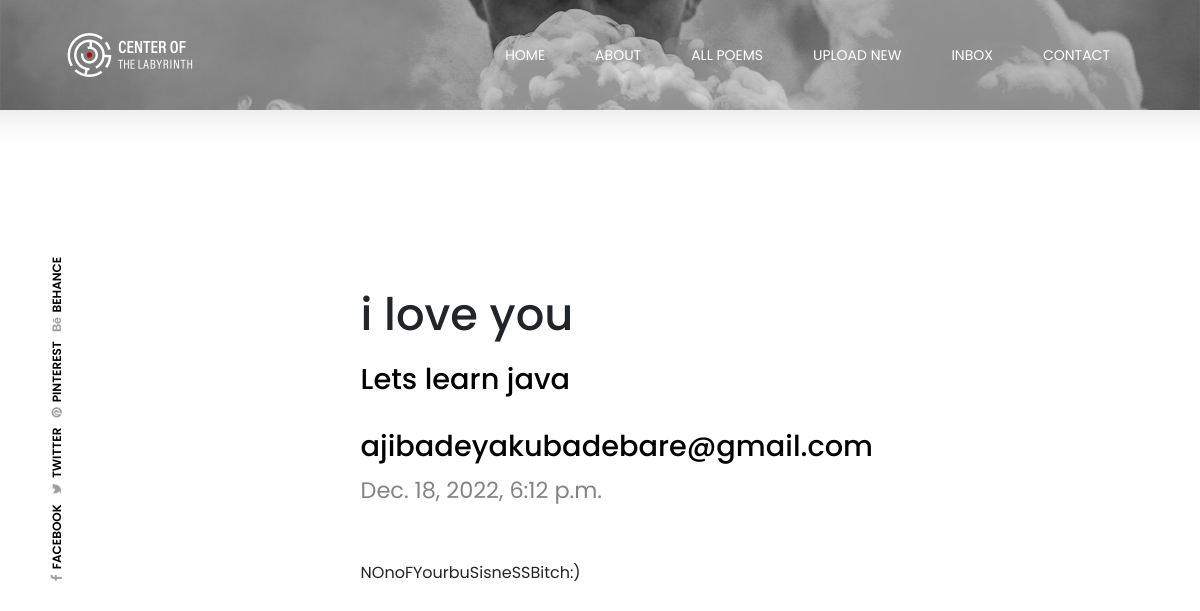
The page /messages/823356db7ca440cfaf47283ad473bd7d on the database its author committed.
### base/models.py (models this page shows, shortened)
class Message(models.Model):
    name = models.CharField(max_length=200)
    subject = models.CharField(max_length=500)
    email = models.CharField(max_length=500)
    body = models.TextField()
    created = models.DateTimeField(auto_now_add=True)
    is_read = models.BooleanField(default=False)
    id = models.UUIDField(default=uuid.uuid4, primary_key = True, unique = True, editable=False)
    class Meta:
        ordering = ['is_read', 'created']

### base/views.py (the view)
# urls.py: path('messages/<str:pk>', views.messagers, name="messages"),
def messagers(request, pk):
    singlemessage = Message.objects.get(id=pk)
    if singlemessage.is_read == False:
        singlemessage.is_read = True
        singlemessage.save()
    page = 'messengers'
    context = {'singlemessage': singlemessage}
    return render(request, 'base/message.html', context)

### base/templates/base/message.html (shortened to what this page needs)
{% extends 'main.html' %}
{% load static %}
{% block content %}
  <section class="contact-area section_padding_100 mt-100">
    <div class="container">
      <div class="row justify-content-center">
        <main class="messagePage my-xl">
          <div class="content-box">
            <div class="message">
              <h2 class="message__subject">{{singlemessage.subject}}</h4>
                <a href="profile.html" class="message__author">{{singlemessage.name}}</a><br>
                <a href="profile.html" class="message__author">{{singlemessage.email}}</a>
                <p class="message__date">{{singlemessage.created}}</p>
                <div class="message__body">{{singlemessage.body}}</div>
            </div>
          </div>
        </main>
      </div>
    </div>
  </section>
  {% endblock content %}

### static/css/core-style.css (style rules this page uses)
* { margin: 0; padding: 0; }
body { font-family: 'Poppins', sans-serif; font-weight: 400; overflow-x: hidden; }
h1, h2, h3, h4, h5, h6 { color: #1d1d1d; line-height: 1.2; font-family: 'Poppins', sans-serif; font-weight: 500; }
p { color: #838383; font-size: 15px; line-height: 2; font-family: 'Poppins', sans-serif; font-weight: 400; }
a, a:hover, a:focus { -webkit-transition: all 500ms ease 0s; transition: all 500ms ease 0s; text-decoration: none; outline: none; font-size: 14px; color: #000; font-family: 'Poppins', sans-serif; font-weight: 400; }
.mt-100 { margin-top: 100px; }
.section_padding_100 { padding: 100px 0; }
.messagePage .message { list-style: none; background: var(--color-white); padding: 3.5rem 5rem; border: 2px solid var(--color-light); border-radius: 0.7rem; }
.messagePage .message__subject { font-size: 2.8rem; color: var(--color-sub); margin-bottom: 1rem; margin-top: 2rem; }
.messagePage .message__author { font-size: 1.8rem; font-weight: 500; }
.messagePage .message__date { font-size: 1.4rem; font-weight: 400; text-align: left; margin-bottom: 3rem; }
.content-box { width: 95%; max-width: 85rem; margin: 0 auto; }
.message { padding: 2.5rem 0; }
.message > a { display: flex; gap: 1rem; }
.message__author, .message__date { flex-basis: 25%; }
.message__subject { flex-basis: 50%; }
.message__date { text-align: right; }

### rows shown on the page
Message: subject "i love you", name "Lets learn java", email "ajibadeyakubadebare@gmail.com", created "Dec. 18, 2022, 6:12 p.m.", body "NOnoFYourbuSisneSSBitch:)"
